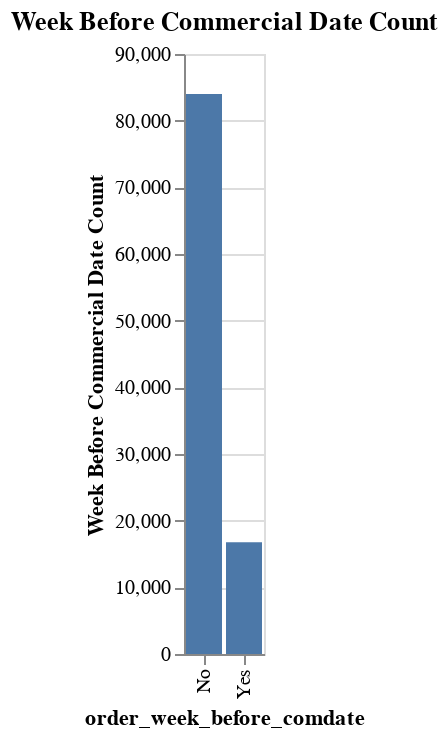

Notebook code cell kept with this figure:
### Markdown cell above
#### Verificando quais compras foram realizadas 1 semana antes de uma data comercial

### Code cell
display(customers_orders_payments['order_week_before_comdate'].value_counts())
alt.Chart(customers_orders_payments).mark_bar().encode(
    alt.X('order_week_before_comdate'),
    alt.Y('count()', title='Week Before Commercial Date Count')
    ).properties(
        title='Week Before Commercial Date Count'
    )

### Figure 1 — Vega specification as saved in the notebook (floating-point values rounded to 4 significant figures)
{"$schema": "https://vega.github.io/schema/vega/v5.json", "data": [{"name": "source_0", "values": [{"__count": 83983, "order_week_before_comdate": "No"}, {"__count": 16756, "order_week_before_comdate": "Yes"}]}, {"name": "source_0_x_domain_order_week_before_comdate", "values": [{"order_week_before_comdate": "No"}, {"order_week_before_comdate": "Yes"}]}, {"name": "source_0_y_domain___count", "values": [{"min": 16756, "max": 83983}]}], "signals": [{"name": "x_step", "value": 20}, {"name": "width", "update": "bandspace(domain('x').length, 0.1, 0.05) * x_step"}], "marks": [{"type": "rect", "name": "marks", "from": {"data": "source_0"}, "encode": {"update": {"y2": {"value": 0, "scale": "y"}, "width": {"signal": "max(0.25, bandwidth('x'))"}, "fill": {"value": "#4c78a8"}, "y": {"field": "__count", "scale": "y"}, "x": {"field": "order_week_before_comdate", "scale": "x"}}}, "style": ["bar"]}], "scales": [{"name": "x", "type": "band", "domain": {"data": "source_0_x_domain_order_week_before_comdate", "field": "order_week_before_comdate", "sort": true}, "range": {"step": {"signal": "x_step"}}, "paddingOuter": 0.05, "paddingInner": 0.1}, {"name": "y", "type": "linear", "domain": [{"signal": "(data(\"source_0_y_domain___count\")[0] || {}).min"}, {"signal": "(data(\"source_0_y_domain___count\")[0] || {}).max"}], "range": [{"signal": "height"}, 0], "zero": true, "nice": true}], "axes": [{"scale": "y", "aria": false, "gridScale": "x", "minExtent": 0, "ticks": false, "tickCount": {"signal": "ceil(height/40)"}, "grid": true, "orient": "left", "domain": false, "labels": false, "maxExtent": 0, "zindex": 0}, {"scale": "x", "grid": false, "title": "order_week_before_comdate", "labelAlign": "right", "labelAngle": 270, "labelBaseline": "middle", "zindex": 0, "orient": "bottom"}, {"scale": "y", "orient": "left", "tickCount": {"signal": "ceil(height/40)"}, "grid": false, "labelOverlap": true, "zindex": 0, "title": "Week Before Commercial Date Count"}], "title": {"text": "Week Before Commercial Date Count", "frame": "group"}, "padding": 5, "background": "white", "style": "cell", "height": 300}
